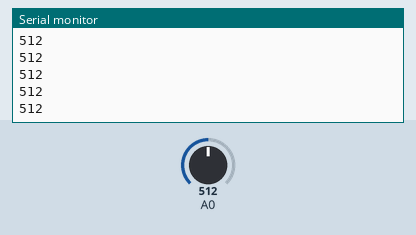
Recording of a sketch running on a simulated Arduino Uno, built with avr-gcc and run on an emulated ATmega328P. On the bench: the last lines printed to the serial monitor. Inputs (shaded band) come from the test bench; at power-on: A0 = 512.

Above: at 1.2 s.
1.3 s: A0 set to 716
At 2.2 s:
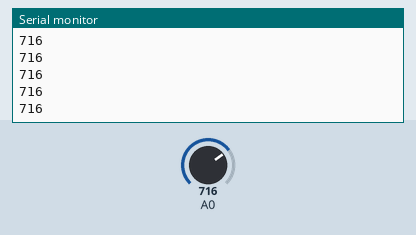
2.8 s: A0 set to 900
At 3.4 s:
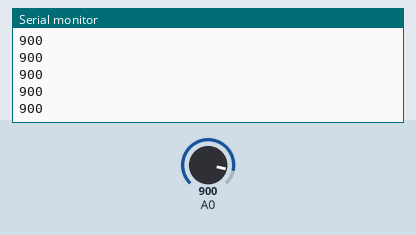
Timing chart, 0 to 5.8 s (numbered marks = the images above; inputs shaded):
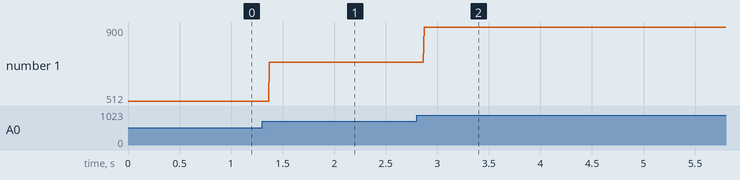

The sketch:

water_level.ino
```cpp
void setup() {
  Serial.begin(9600);
}

void loop() {
  int level = analogRead(A0);
  if (level)
    Serial.println(level);
}
```

Measured:
- after the input at 1.3 s, the serial monitor: prints a new line after 0.07 s (image 1)
- after the input at 2.8 s, the serial monitor: prints a new line after 0.07 s (image 2)
- plotted number 1: 512 → 716 after the input at 1.3 s, 716 → 900 after the input at 2.8 s
